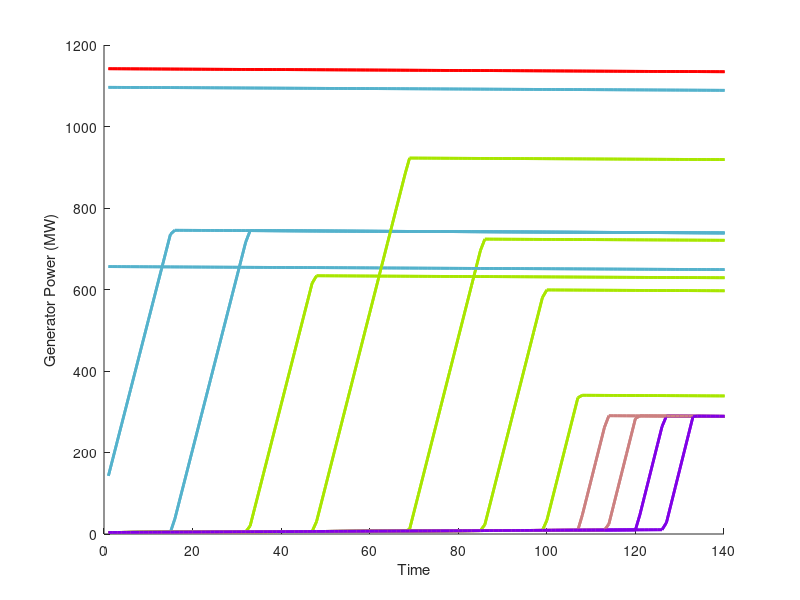
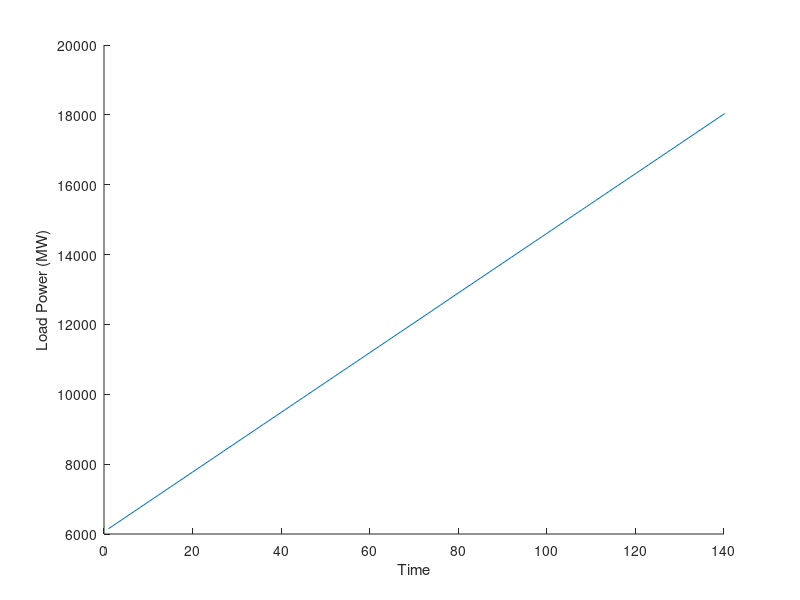

Here is the MATLAB script that generated these plots, in order:
load Pgs_sbs_all
load gen_type
load total_load
total_load_sum = sum(total_load)
total_load_sum=total_load_sum(1:288)
figure(1);clf;hold on
cmap = [1 0 0;0.33 0.7 0.8;0.66 .9 0;.8 .5 .5;.5 0 0.9;]

for i=1:length(gen_type)
   if gen_type(i)==1
       num=gen_type(i)
       plot(Pgs_sbs_all(i,:),'Color',cmap(num,:),'Linewidth',2)
   elseif gen_type(i)==2
       num=gen_type(i)
       plot(Pgs_sbs_all(i,:),'Color',cmap(num,:),'Linewidth',2)
   elseif gen_type(i)==3
       num=gen_type(i)
       plot(Pgs_sbs_all(i,:),'Color',cmap(num,:),'Linewidth',2)
   elseif gen_type(i)==4
       num=gen_type(i)
       plot(Pgs_sbs_all(i,:),'Color',cmap(num,:),'Linewidth',2)
   elseif gen_type(i)==5
       num=gen_type(i)
       plot(Pgs_sbs_all(i,:),'Color',cmap(num,:),'Linewidth',2)
   end
end
xlim([0,140])
xlabel('Time')
ylabel('Generator Power (MW)')
figure(2);clf;hold on
plot(total_load_sum)
xlim([0,140])
xlabel('Time')
ylabel('Load Power (MW)')